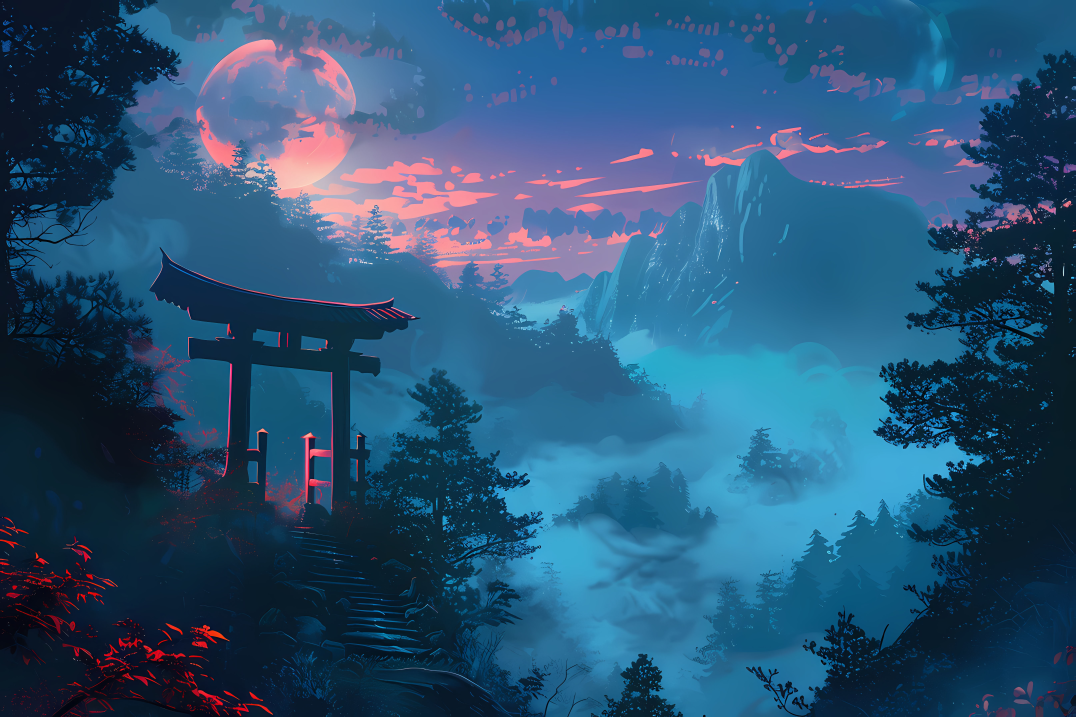
#> input picture Lab Experiments/image.jpg, 5376 x 3584 px (shown at 1/5 size)
$ python 'exp 18.py'
#> lines starting #> are read from the running program, lines starting #| are printed output that depends on the picture

import cv2

img = cv2.imread(r"image.jpg")
#> img is the input picture: shape (3584, 5376, 3); mean B, G, R 117.6, 84.1, 42.3

if img is not None:
    roi = img[50:200, 50:200]
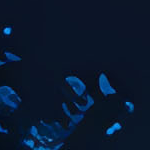
#> roi: shape (150, 150, 3); mean B, G, R 46.1, 24.4, 9.7
    copied = roi.copy()
    img[220:370, 220:370] = copied

    cv2.imshow("Cropped Image", roi)
    cv2.imshow("Copy and Paste", img)

    cv2.waitKey(0)
    cv2.destroyAllWindows()
else:
    print("Image not found!")
